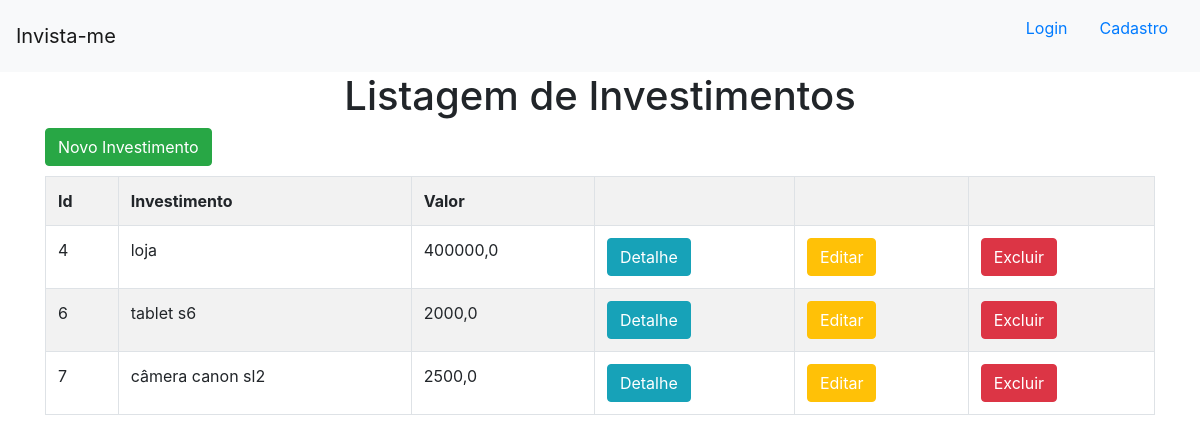
Before: / with the older database file.
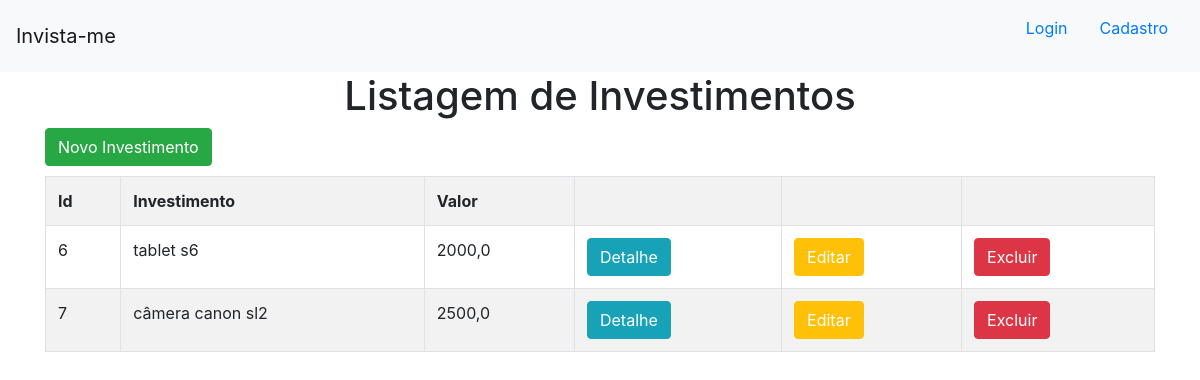
After: the same page with the newer database file.
### invista_me/models.py (models this page shows)
class Investimento(models.Model):
    investimento = models.TextField(max_length=255)
    valor = models.FloatField()
    pago = models.BooleanField(default=False )
    data = models.DateField()

### invista_me/views.py (the view)
# urls.py: path('', views.meus_investimentos,name='meus_investimentos'),
def meus_investimentos(request):
    dados = {
        'dados':Investimento.objects.all()
    }
    return render(request,'investimentos/meus_investimentos.html',context=dados)

### invista_me/templates/investimentos/meus_investimentos.html
{% extends 'investimentos/base.html' %}
{% block conteudo %}
<h1 style='text-align: center;'>Listagem de Investimentos</h1>
<div class='container'>
    <button class='btn btn-success' style='margin-bottom: 10px;'><a style='color:white;'
            href="{% url 'novo_investimento' %}">Novo
            Investimento</a></button>
    <table class='table table-striped table-bordered'>
        <tr>
            <th>Id</th>
            <th>Investimento</th>
            <th>Valor</th>
            <th></th>
            <th></th>
            <th></th>
        </tr>
        {% for dado in dados %}
        <tr>
            <td>{{dado.id}}</td>
            <td>{{dado.investimento}}</td>
            <td>{{dado.valor}}</td>
            <td><button class='btn btn-info'><a style='color:white;'
                        href="{% url 'detalhe' dado.id %}">Detalhe</a></button>
            </td>
            <td><button class='btn btn-warning'><a style='color:white;'
                        href="{% url 'editar' dado.id %}">Editar</a></button></td>
            <td><button class='btn btn-danger'><a style='color:white;'
                        href="{% url 'excluir' dado.id %}">Excluir</a></button></td>
        </tr>
        {% endfor %}
    </table>
</div>
{% endblock %}

Changed rows visible on the page:
removed Investimento: id "4", investimento "loja", valor "400000,0"
